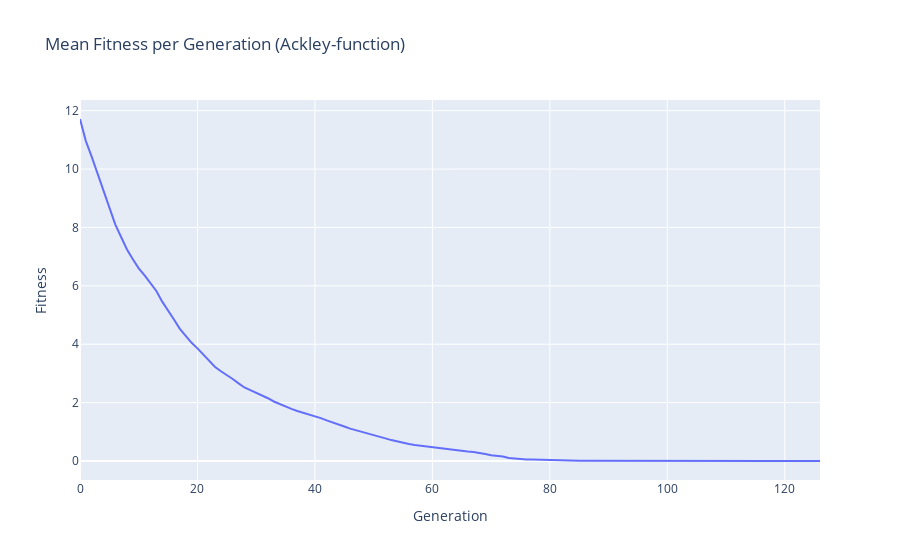

Notebook code cell kept with this figure:
### Code cell
title = f'Mean Fitness per Generation ({params_0["function"]}-{params_0["cost_function_type"]})'

exp_mean_fitness_per_generation(output_data_0, title)
